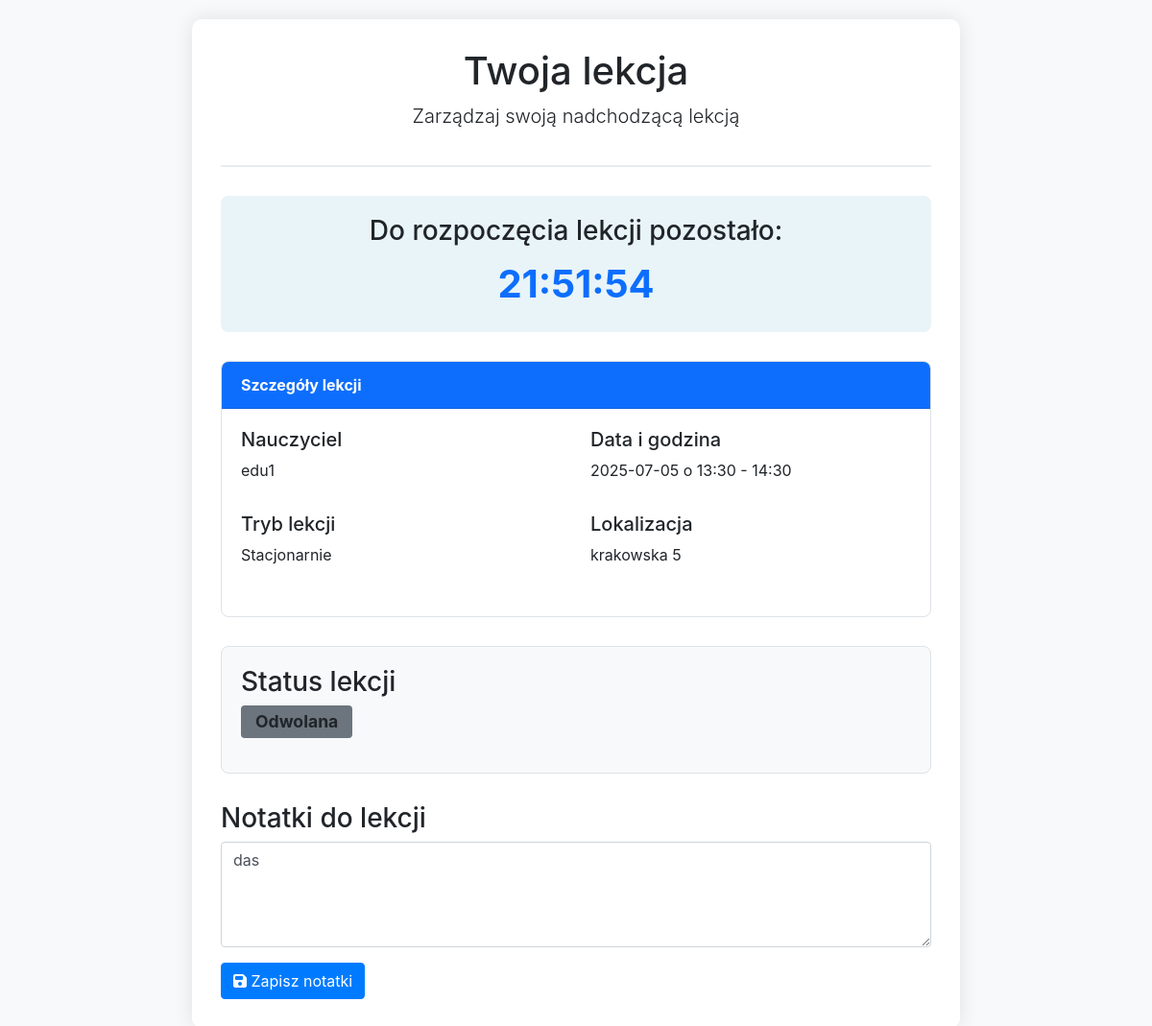
The app's page /lesson/4 (signed in) with its own data.
### tables this page shows
CREATE TABLE users (
                id INTEGER PRIMARY KEY AUTOINCREMENT,
                username TEXT UNIQUE NOT NULL,
                email TEXT UNIQUE NOT NULL,
                hash TEXT NOT NULL,
                role INTEGER DEFAULT 0,
                voivodeship TEXT,
                regional_teacher_id INTEGER,
                first_name TEXT,
                last_name TEXT,
                phone TEXT,
                school TEXT,
                subjects TEXT,
                experience_years INTEGER,
                bio TEXT,
                profile_picture TEXT,
                created_at TIMESTAMP DEFAULT CURRENT_TIMESTAMP,
                is_online INTEGER DEFAULT 0,
                last_online TIMESTAMP,
                teaching_modes TEXT DEFAULT 'online',
                availability_hours INTEGER DEFAULT 8,
                parental_email TEXT,
                password_setup_token TEXT,
                token_expiry TIMESTAMP,
                password_reset_token TEXT,
                password_reset_expiry TIMESTAMP,
                tmethod TEXT DEFAULT 'default_method'
            );

CREATE TABLE bookings (
                id INTEGER PRIMARY KEY AUTOINCREMENT,
                teacher_id INTEGER NOT NULL,
                student_id INTEGER NOT NULL,
                day_of_week INTEGER NOT NULL,
                time_slot TEXT NOT NULL,
                booking_date TEXT NOT NULL,
                lesson_mode TEXT NOT NULL DEFAULT 'online',
                status TEXT DEFAULT 'active',
                notes TEXT,
                created_at TIMESTAMP DEFAULT CURRENT_TIMESTAMP,
                price_online REAL DEFAULT 80.0,
                price_in_person REAL DEFAULT 100.0,
                cancellation_reason TEXT,
                FOREIGN KEY (teacher_id) REFERENCES users (id),
                FOREIGN KEY (student_id) REFERENCES users (id),
                UNIQUE(teacher_id, day_of_week, time_slot, booking_date)
            );

CREATE TABLE pins (
                id INTEGER PRIMARY KEY AUTOINCREMENT,
                title TEXT NOT NULL,
                description TEXT,
                region TEXT NOT NULL,
                city TEXT NOT NULL,
                address TEXT NOT NULL,
                lat REAL NOT NULL,
                lng REAL NOT NULL,
                created_by INTEGER NOT NULL,
                FOREIGN KEY (created_by) REFERENCES users (id)
            );

### app.py (the view)
@app.route("/lesson/<int:booking_id>")
def lesson(booking_id):
    if "user_id" not in session:
        flash("Musisz być zalogowany", "error")
        return redirect(url_for("login"))
    db = get_db()
    booking = db.execute("""
        SELECT b.*,
               u_student.username as student_name, u_student.email as student_email,
               u_teacher.username as teacher_name, u_teacher.email as teacher_email,
               p.title as pin_title, p.address as pin_address
        FROM bookings b
        JOIN users u_student ON b.student_id = u_student.id
        JOIN users u_teacher ON b.teacher_id = u_teacher.id
        LEFT JOIN pins p ON u_teacher.id = p.created_by
        WHERE b.id = ?
    """, (booking_id,)).fetchone()
    if not booking:
        flash("Rezerwacja nie istnieje", "error")
        return redirect(url_for("index"))
    user_id = session["user_id"]
    if booking["student_id"] != user_id and booking["teacher_id"] != user_id:
        flash("Nie masz dostępu do tej lekcji", "error")
        return redirect(url_for("index"))
    booking_date = datetime.strptime(booking["booking_date"], "%Y-%m-%d")
    time_slot_parts = booking["time_slot"].split(" - ")
    start_time = datetime.strptime(time_slot_parts[0], "%H:%M")
    lesson_start = datetime.combine(booking_date, start_time.time())
    now = datetime.now()
    time_remaining = lesson_start - now if lesson_start > now else timedelta(0)
    hours, remainder = divmod(time_remaining.seconds, 3600)
    minutes, seconds = divmod(remainder, 60)
    time_remaining_str = f"{hours:02d}:{minutes:02d}:{seconds:02d}"
    lesson_mode = booking["lesson_mode"]
    location = "Online" if lesson_mode == "online" else booking["pin_address"]
    return render_template("lesson.html",
                           booking=booking,
                           lesson_start=lesson_start,
                           time_remaining=time_remaining_str,
                           location=location,
                           is_teacher=(booking["teacher_id"] == user_id))

### app.py (called while the page is built)
def get_db():
    db = getattr(g, '_database', None)
    if db is None:
        db = g._database = sqlite3.connect(DATABASE)
        db.row_factory = sqlite3.Row
    return db

@app.teardown_appcontext
def close_connection(exception):
    db = getattr(g, '_database', None)
    if db is not None:
        db.close()

@app.context_processor
def utility_processor():
    return dict(
        get_day_name=get_day_name,
        get_role_name=get_role_name,
        datetime=datetime,
        timedelta=timedelta,
        format_time_slot=format_time_slot
    )

### templates/lesson.html (shortened to what this page needs)
<!DOCTYPE html>
<html lang="pl">
<head>
    <link rel="stylesheet" href="https://stackpath.bootstrapcdn.com/bootstrap/4.3.1/css/bootstrap.min.css">
</head>
<body>
    <div class="lesson-container">
        <div class="header-section">
            <h1>Twoja lekcja</h1>
            <p class="lead">Zarządzaj swoją nadchodzącą lekcją</p>
        </div>
        <div class="timer-section">
            <h3 id="timer-status">Do rozpoczęcia lekcji pozostało:</h3>
            <div class="timer timer-before" id="timer">{{ time_remaining }}</div>
        </div>
        <div class="details-card card">
            <div class="card-header">Szczegóły lekcji</div>
            <div class="card-body">
                <div class="row mb-3">
                    <div class="col-md-6">
                        <h5>Nauczyciel</h5>
                        <p>{{ booking.teacher_name }}</p>
                    </div>
                    <div class="col-md-6">
                        <h5>Data i godzina</h5>
                        <p>{{ booking.booking_date }} o {{ booking.time_slot }}</p>
                    </div>
                </div>
                <div class="row mb-3">
                    <div class="col-md-6">
                        <h5>Tryb lekcji</h5>
                        <p>{{ "Online" if booking.lesson_mode == "online" else "Stacjonarnie" }}</p>
                    </div>
                    <div class="col-md-6">
                        <h5>Lokalizacja</h5>
                        <p>{{ location }}</p>
                    </div>
                </div>
            </div>
        </div>
        <div class="status-card">
            <h3>Status lekcji</h3>
            <div class="d-flex align-items-center mb-3">
                <span class="status-badge badge
                    {% if booking.status == 'scheduled' %}bg-primary
                    {% elif booking.status == 'completed' %}bg-success
                    {% elif booking.status == 'cancelled' %}bg-danger
                    {% else %}bg-secondary{% endif %}">
                    {{ booking.status | capitalize }}
                </span>
            </div>
        </div>
        <div class="notes-section">
            <h3>Notatki do lekcji</h3>
            <div class="mb-3">
                <textarea class="form-control" id="lessonNotes" rows="4"
                    placeholder="Dodaj swoje notatki dotyczące lekcji...">{{ booking.notes or '' }}</textarea>
            </div>
            <button class="btn btn-primary" id="saveNotes">
                <i class="fas fa-save"></i> Zapisz notatki
            </button>
        </div>
    </div>
</body>
</html>

### templates/lesson.html (style rules this page uses)
body { background-color: #f8f9fa; padding: 20px; }
.lesson-container { max-width: 800px; margin: 0 auto; background-color: white; border-radius: 10px; box-shadow: 0 0 20px rgba(0,0,0,0.1); padding: 30px; }
.header-section { text-align: center; margin-bottom: 30px; border-bottom: 2px solid #e9ecef; padding-bottom: 20px; }
.timer-section { background-color: #e8f4f8; border-radius: 8px; padding: 20px; text-align: center; margin-bottom: 30px; }
.timer { font-size: 2.5rem; font-weight: bold; }
.timer-before { color: #0d6efd; }
.details-card { margin-bottom: 30px; border: 1px solid #dee2e6; border-radius: 8px; overflow: hidden; }
.card-header { background-color: #0d6efd; color: white; font-weight: bold; }
.status-card { background-color: #f8f9fa; border: 1px solid #dee2e6; border-radius: 8px; padding: 20px; margin-bottom: 30px; }
.notes-section { margin-top: 30px; }
.status-badge { font-size: 1.1rem; padding: 8px 15px; }

### records on screen
users: teacher_name "edu1"
bookings: booking_date "2025-07-05", time_slot "13:30 - 14:30", lesson_mode "Stacjonarnie", status "Odwolana", notes "das"
pins: address "krakowska 5"
